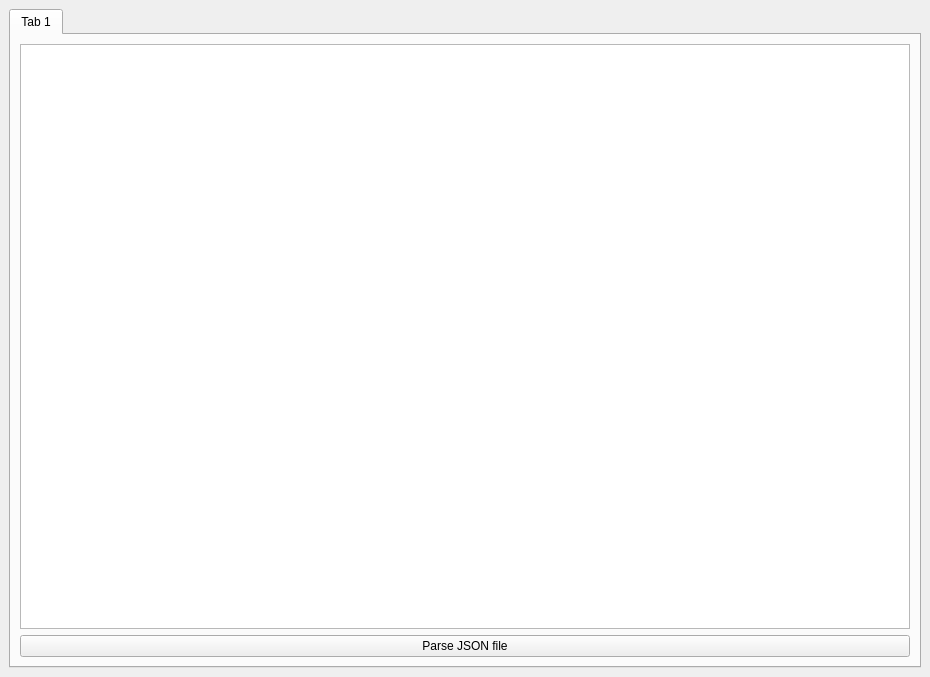
<?xml version="1.0" encoding="UTF-8"?>
<ui version="4.0">
 <class>MainWindow</class>
 <widget class="QMainWindow" name="MainWindow">
  <property name="geometry">
   <rect>
    <x>0</x>
    <y>0</y>
    <width>930</width>
    <height>677</height>
   </rect>
  </property>
  <property name="windowTitle">
   <string>Speed Test Analyzer</string>
  </property>
  <widget class="QWidget" name="centralwidget">
   <property name="sizePolicy">
    <sizepolicy hsizetype="Expanding" vsizetype="Expanding">
     <horstretch>0</horstretch>
     <verstretch>0</verstretch>
    </sizepolicy>
   </property>
   <property name="maximumSize">
    <size>
     <width>16777215</width>
     <height>16777215</height>
    </size>
   </property>
   <layout class="QVBoxLayout" name="verticalLayout_3">
    <item>
     <widget class="QTabWidget" name="tabWidget">
      <property name="sizePolicy">
       <sizepolicy hsizetype="Preferred" vsizetype="Preferred">
        <horstretch>0</horstretch>
        <verstretch>0</verstretch>
       </sizepolicy>
      </property>
      <property name="currentIndex">
       <number>0</number>
      </property>
      <widget class="QWidget" name="tab">
       <attribute name="title">
        <string>Tab 1</string>
       </attribute>
       <layout class="QVBoxLayout" name="verticalLayout_4">
        <item>
         <widget class="QTableView" name="tableView"/>
        </item>
        <item>
         <widget class="QPushButton" name="pushButton">
          <property name="text">
           <string>Parse JSON file</string>
          </property>
         </widget>
        </item>
       </layout>
      </widget>
     </widget>
    </item>
   </layout>
  </widget>
 </widget>
 <resources/>
 <connections/>
</ui>
